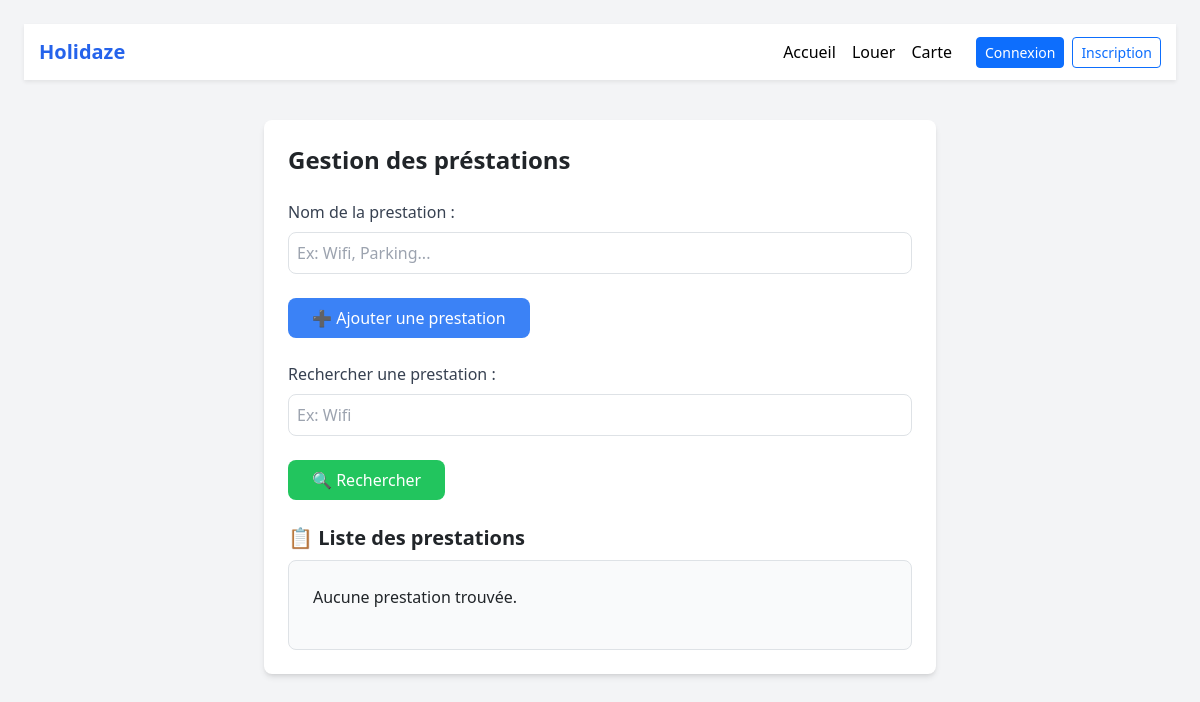
The page /Pages/Prestations/prestation_form.php on the database as committed earlier.
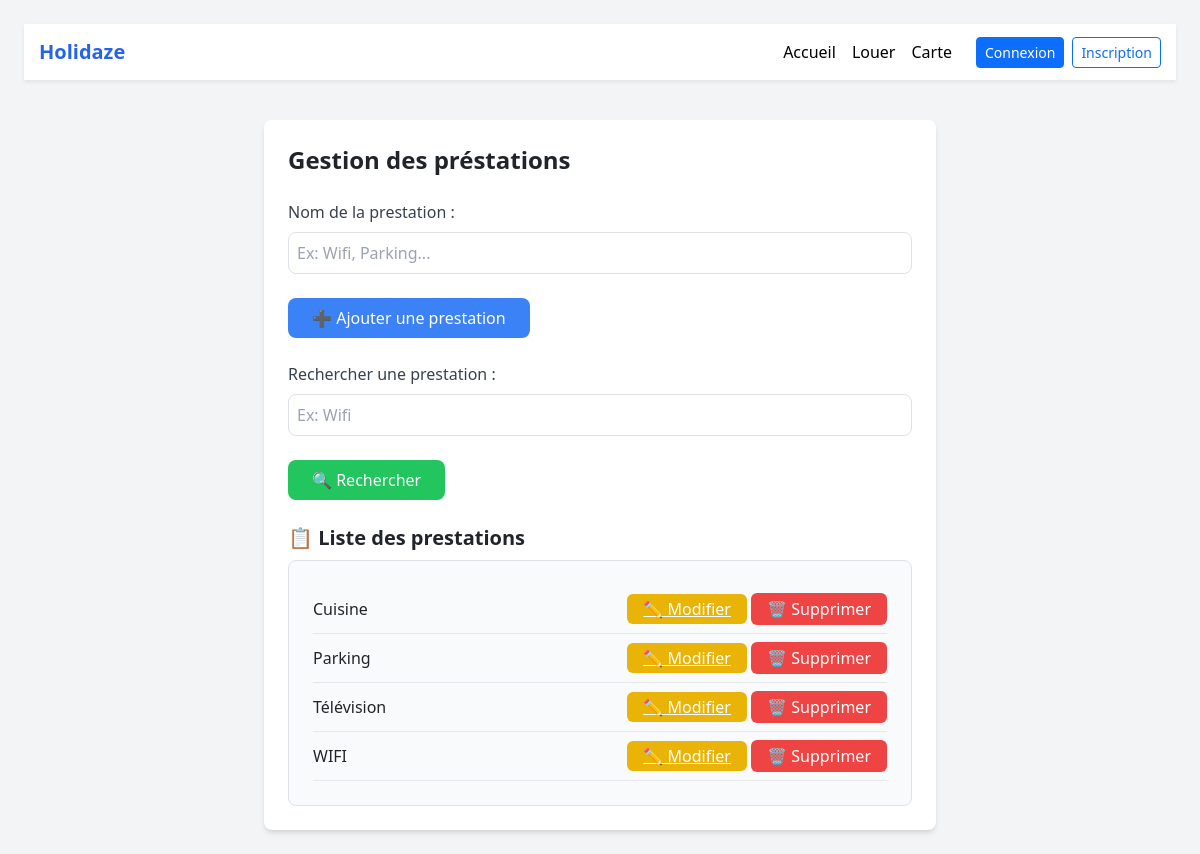
The same page on the database as committed later.
### tables this page shows
CREATE TABLE `prestation` (
  `id_prestation` int NOT NULL,
  `libelle_prestation` varchar(50) NOT NULL
);

### Pages/Prestations/prestation_traitement.php (called while the page is built, shortened)
<?php
class PrestationController {
    private $pdo;
    public function __construct($pdo) {
        $this->pdo = $pdo;
    }
    public function getAllPrestations() {
        $stmt = $this->pdo->query("SELECT * FROM prestation ORDER BY libelle_prestation");
        return $stmt->fetchAll(PDO::FETCH_ASSOC);
    }
}
?>

### Pages/Prestations/prestation_form.php (the view, shortened to what this page needs)
<?php
require_once '../../include/db.php';
require_once 'prestation_traitement.php';
$controller = new PrestationController($pdo);
$edit_id = isset($_GET['edit_id']) ? (int)$_GET['edit_id'] : null;
$search = $_GET['search'] ?? '';
$prestations = $search ? $controller->searchPrestations($search) : $controller->getAllPrestations();
?>
<!DOCTYPE html>
<html lang="fr">
<head>
    <script src="https://cdn.tailwindcss.com"></script>
</head>
<body class="bg-gray-100 p-6">
<?php include '../header.php'; ?>
    <main class="max-w-2xl mx-auto mt-10 bg-white shadow-md rounded-lg p-6">
        <h1 class="text-2xl font-bold mb-4">Gestion des préstations</h1>
        <form action="" method="POST" class="mb-6">
            <label class="block text-gray-700 mb-2">Nom de la prestation :</label>
            <input type="text" name="libelle_prestation" required
                   class="w-full border rounded-lg p-2 mb-4 focus:ring focus:ring-blue-300"
                   placeholder="Ex: Wifi, Parking...">
            <button type="submit" class="bg-blue-500 text-white px-4 py-2 rounded-lg hover:bg-blue-600">
                ➕ Ajouter une prestation
            </button>
        </form>
        <form action="" method="GET" class="mb-6">
            <label class="block text-gray-700 mb-2">Rechercher une prestation :</label>
            <input type="text" name="search" value="<?php echo htmlspecialchars($search); ?>"
                   class="w-full border rounded-lg p-2 mb-4 focus:ring focus:ring-green-300"
                   placeholder="Ex: Wifi">
            <button type="submit" class="bg-green-500 text-white px-4 py-2 rounded-lg hover:bg-green-600">
                🔍 Rechercher
            </button>
        </form>
        <h2 class="text-xl font-semibold mb-2">📋 Liste des prestations</h2>
        <div class="border rounded-lg p-4 bg-gray-50">
            <?php if (empty($prestations)): ?>
                <p>Aucune prestation trouvée.</p>
            <?php else: ?>
                <?php foreach ($prestations as $prestation): ?>
                    <?php if ($edit_id === $prestation['id_prestation']): ?>
                        <form action="" method="POST" class="flex justify-between items-center border-b py-2 gap-2">
                            <input type="hidden" name="action" value="update">
                            <input type="hidden" name="id_prestation" value="<?php echo $prestation['id_prestation']; ?>">
                            <input type="text" name="libelle_prestation"
                                   value="<?php echo htmlspecialchars($prestation['libelle_prestation']); ?>"
                                   class="w-full border rounded-lg p-2 focus:ring focus:ring-yellow-300" required>
                            <button type="submit" class="bg-yellow-500 text-white px-3 py-1 rounded hover:bg-yellow-600">💾</button>
                            <a href="?search=<?php echo urlencode($search); ?>"
                               class="bg-gray-300 text-gray-700 px-3 py-1 rounded hover:bg-gray-400">Annuler</a>
                        </form>
                    <?php else: ?>
                        <div class="flex justify-between items-center border-b py-2">
                            <span><?php echo htmlspecialchars($prestation['libelle_prestation']); ?></span>
                            <div>
                                <a href="?edit_id=<?php echo $prestation['id_prestation']; ?>&search=<?php echo urlencode($search); ?>"
                                   class="bg-yellow-500 text-white px-3 py-1 rounded hover:bg-yellow-600">✏️ Modifier</a>
                                <form action="" method="POST" class="inline">
                                    <button type="submit" onclick="return confirm('Supprimer cette prestation ?')"
                                            class="bg-red-500 text-white px-3 py-1 rounded hover:bg-red-600">🗑️ Supprimer</button>
                                </form>
                            </div>
                        </div>
                    <?php endif; ?>
                <?php endforeach; ?>
            <?php endif; ?>
        </div>
</body>
</html>

Rows that differ between the two databases and show on the page:
added prestation: libelle_prestation "Cuisine"
added prestation: libelle_prestation "Parking"
added prestation: libelle_prestation "Télévision"
added prestation: libelle_prestation "WIFI"
Other text that changed with them:
text no longer shown: "Aucune prestation trouvée."
